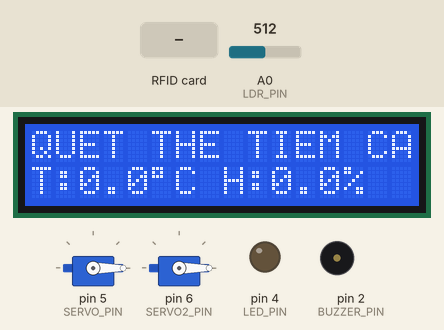
Simulated run of this sketch. Board: Arduino Uno, built with avr-gcc and run on an emulated ATmega328P. Shown: 2 × servo, 16×2 character LCD, output pins drawn as LEDs (lit = HIGH), buzzer (waves = sounding, pin HIGH). Wiring (inferred from the names in the program): IR receiver: data pin 3. The inputs (shaded band) are chosen by the test bench; at power-on: A0 (LDR_PIN) = 512. Pins used as bus, display or sensor lines are not drawn; what the sketch prints to the serial monitor is not drawn.

Above: at 2.8 s.
2.9 s: RFID card 27 1B 4A 01 held to the reader
At 3.6 s:
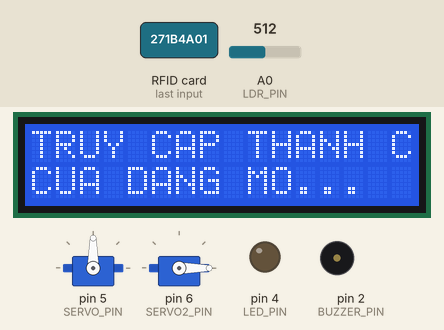
5.9 s: RFID card 5E 7A 19 C4 held to the reader
At 7.4 s:
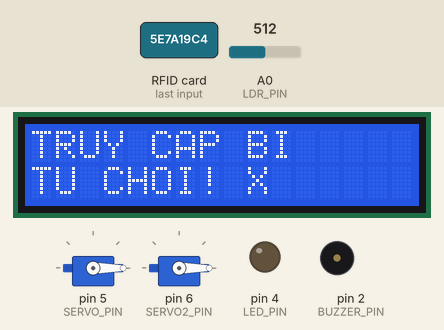
8.9 s: A0 (LDR_PIN) set to 317
11.9 s: A0 (LDR_PIN) set to 290
At 12.4 s:
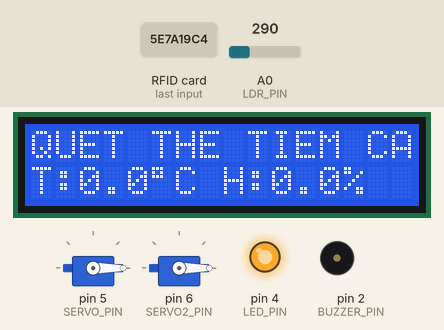
13.4 s: RFID card 94 80 B4 05 held to the reader
At 14.2 s:
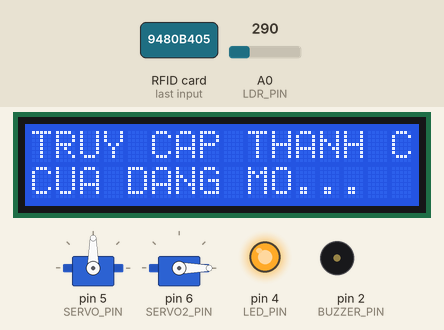
16.4 s: A0 (LDR_PIN) set to 306
At 17.0 s:
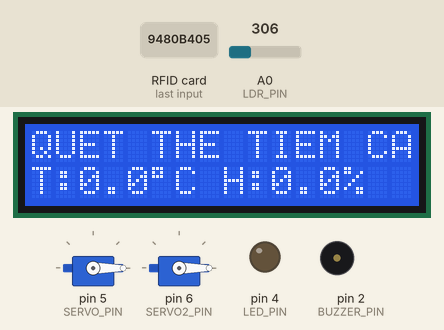
Timing chart, 0 to 18.9 s (numbered marks = the images above; inputs shaded):
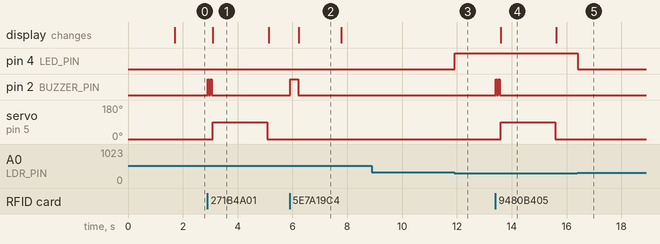

The sketch:

unoMQTTSmartHome.ino
```cpp
#include <SPI.h>
#include <MFRC522.h>
#include <Wire.h>
#include <LiquidCrystal_I2C.h>
#include <Servo.h>

#define SS_PIN 10
#define RST_PIN 9
#define BUZZER_PIN 2
#define SERVO_PIN 5
#define SERVO2_PIN 6
#define IR_PIN 3
#define LED_PIN 4
#define LDR_PIN A0

#define LOCK_ANGLE 0
#define UNLOCK_ANGLE 90
#define UNLOCK_DURATION 2000
#define DARK_THRESHOLD 300

MFRC522 mfrc522(SS_PIN, RST_PIN);
LiquidCrystal_I2C lcd(0x27, 16, 2);
Servo doorServo;
Servo motionServo;

byte validCards[][4] = {
  {0x27, 0x1B, 0x4A, 0x01},
  {0x94, 0x80, 0xB4, 0x05}
};
const int CARD_COUNT = sizeof(validCards) / sizeof(validCards[0]);

float currentTemperature = 0.0;
float currentHumidity = 0.0;
String lightStatus = "OFF";
String doorStatus = "LOCK";
String garageStatus = "LOCK";
String motionStatus = "NONE";

const long SEND_STATUS_INTERVAL = 1000;
unsigned long lastStatusSend = 0;
bool isLcdDefault = false;

void updateDefaultLcd() {
  lcd.setCursor(0, 0);
  lcd.print("QUET THE TIEM CAN");

  lcd.setCursor(0, 1);
  lcd.print("T:");
  lcd.print(currentTemperature, 1);
  lcd.print((char)223);
  lcd.print("C H:");
  lcd.print(currentHumidity, 1);
  lcd.print("%   ");
  isLcdDefault = true;
}

bool compareArrays(byte *a, byte *b, byte size) {
  for (byte i = 0; i < size; i++) {
    if (a[i] != b[i]) {
      return false;
    }
  }
  return true;
}

bool checkAccess(byte *scannedUID) {
  for (int i = 0; i < CARD_COUNT; i++) {
    if (compareArrays(scannedUID, validCards[i], 4)) {
      return true;
    }
  }
  return false;
}

void beepBuzzer(int durationMs) {
  digitalWrite(BUZZER_PIN, HIGH);
  delay(durationMs);
  digitalWrite(BUZZER_PIN, LOW);
}

void parseIncomingData() {
  while (Serial.available()) {
    String data = Serial.readStringUntil('\n');
    data.trim();

    if (data.startsWith("T") && data.indexOf(",H") != -1) {
      int tempStartIndex = data.indexOf('T') + 1;
      int tempEndIndex = data.indexOf(',');
      int humStartIndex = data.indexOf('H') + 1;

      String tempStr = data.substring(tempStartIndex, tempEndIndex);
      currentTemperature = tempStr.toFloat();

      String humStr = data.substring(humStartIndex);
      currentHumidity = humStr.toFloat();

      Serial.print("NHAN DU LIEU T/H: T=");
      Serial.print(currentTemperature);
      Serial.print(", H=");
      Serial.println(currentHumidity);
      isLcdDefault = false;
    } else if (data.startsWith("HOME_DOOR:")) {
      String action = data.substring(10);

      if (action == "ON") {
        doorServo.write(UNLOCK_ANGLE);
        doorStatus = "UNLOCK";
        Serial.println("LENH: Mo Cua Nha");
      } else if (action == "OFF") {
        doorServo.write(LOCK_ANGLE);
        doorStatus = "LOCK";
        Serial.println("LENH: Khoa Cua Nha");
      }

    } else if (data.startsWith("GARA_DOOR:")) {
      String action = data.substring(10);

      if (action == "ON") {
        motionServo.write(UNLOCK_ANGLE);
        garageStatus = "UNLOCK";
        Serial.println("LENH: Mo Cua Gara");
      } else if (action == "OFF") {
        motionServo.write(LOCK_ANGLE);
        garageStatus = "LOCK";
        Serial.println("LENH: Khoa Cua Gara");
      }

    } else if (data.startsWith("GARA_LIGHT:")) {
      String action = data.substring(11);

      if (action == "ON") {
        digitalWrite(LED_PIN, HIGH);
        lightStatus = "ON";
        Serial.println("LENH: Bat Den Gara");
      } else if (action == "OFF") {
        digitalWrite(LED_PIN, LOW);
        lightStatus = "OFF";
        Serial.println("LENH: Tat Den Gara");
      }
    }
  }
}

void sendStatusToESP() {
  String statusMessage = "L:" + lightStatus +
                         ",D:" + doorStatus +
                         ",G:" + garageStatus +
                         ",M:" + motionStatus;

  Serial.println(statusMessage);
  Serial.print("GUI TRANG THAI: ");
  Serial.println(statusMessage);
}


void setup() {
  Serial.begin(9600);
  SPI.begin();
  mfrc522.PCD_Init();

  pinMode(BUZZER_PIN, OUTPUT);
  digitalWrite(BUZZER_PIN, LOW);

  pinMode(IR_PIN, INPUT);

  pinMode(LED_PIN, OUTPUT);
  digitalWrite(LED_PIN, LOW);

  doorServo.attach(SERVO_PIN);
  doorServo.write(LOCK_ANGLE);

  motionServo.attach(SERVO2_PIN);
  motionServo.write(LOCK_ANGLE);

  lcd.init();
  lcd.backlight();
  lcd.clear();

  lcd.print("HE THONG KHOA");
  lcd.setCursor(0, 1);
  lcd.print("DA KHOI DONG");
  delay(1500);

  Serial.println("System Initialized. Door Locked.");
  isLcdDefault = false;
}


void loop() {
  parseIncomingData();

  int lightValue = analogRead(LDR_PIN);
  if (lightValue < DARK_THRESHOLD) {
    if (digitalRead(LED_PIN) == LOW) {
      digitalWrite(LED_PIN, HIGH);
      lightStatus = "ON";
    }
  } else {
    digitalWrite(LED_PIN, LOW);
    lightStatus = "OFF";
  }

  int motionState = digitalRead(IR_PIN);
  if (motionState == LOW) {
    motionStatus = "DETECT";

    if (motionServo.read() == LOCK_ANGLE) {
      Serial.println("CHUYEN DONG PHAT HIEN! MO SERVO 2.");

      beepBuzzer(50);

      if (!mfrc522.PICC_IsNewCardPresent()) {
          isLcdDefault = false;
          lcd.clear();
          lcd.print("CHUYEN DONG...");
          lcd.setCursor(0, 1);
          lcd.print("MO SERVO PHU");
      }

      motionServo.write(UNLOCK_ANGLE);
      garageStatus = "UNLOCK";

      delay(2000);

      motionServo.write(LOCK_ANGLE);
      garageStatus = "LOCK";
      Serial.println("Servo 2 da dong.");
      isLcdDefault = false;
    }
  } else {
    motionStatus = "NONE";
  }

  if (mfrc522.PICC_IsNewCardPresent()) {
    if (mfrc522.PICC_ReadCardSerial()) {
      isLcdDefault = false;

      if (checkAccess(mfrc522.uid.uidByte)) {

        if (motionState == HIGH) {

          Serial.println("TRUY CAP THANH CONG! MO KHOA.");

          beepBuzzer(50);
          delay(50);
          beepBuzzer(50);

          lcd.clear();
          lcd.print("TRUY CAP THANH CONG");
          lcd.setCursor(0, 1);
          lcd.print("CUA DANG MO...");
          doorServo.write(UNLOCK_ANGLE);
          doorStatus = "UNLOCK";

          delay(UNLOCK_DURATION);

          doorServo.write(LOCK_ANGLE);
          doorStatus = "LOCK";
          Serial.println("Cua da dong.");

        } else {

          Serial.println("THE DUNG NHUNG CO CHUYEN DONG!");

          beepBuzzer(150);

          lcd.clear();
          lcd.print("THE DUNG/CO DONG");
          lcd.setCursor(0, 1);
          lcd.print("MO CUA BI TU CHOI");

          delay(1500);
        }

      } else {

        Serial.println("TRUY CAP BI TU CHOI!");

        beepBuzzer(300);

        lcd.clear();
        lcd.print("TRUY CAP BI");
        lcd.setCursor(0, 1);
        lcd.print("TU CHOI! X");

        delay(1500);
      }

      mfrc522.PICC_HaltA();
      mfrc522.PCD_StopCrypto1();
      isLcdDefault = false;
    }
  }

  if (!isLcdDefault) {
    updateDefaultLcd();
  }

  unsigned long currentMillis = millis();
  if (currentMillis - lastStatusSend >= SEND_STATUS_INTERVAL) {
    lastStatusSend = currentMillis;
    sendStatusToESP();
  }
}
```

Measured:
- the behaviour switches between 300 and 299 on A0 (LDR_PIN) (found by bisection; images 2 and 3)
- after the input at 2.9 s, pin 2 (BUZZER_PIN): alternates HIGH for 0.05 s and LOW for 0.05 s, 4 changes in all, then stays LOW, starting at once; servo on pin 5 (SERVO_PIN): 0° → 90° after 0.19 s, → 0° 2.0 s later; the display: changes after 0.19 s (image 1)
- after the input at 5.9 s, pin 2 (BUZZER_PIN): LOW → HIGH at once, → LOW 0.30 s later; the display: changes after 0.34 s (image 2)
- after the input at 8.9 s, every drawn part: stays the same
- after the input at 11.9 s, pin 4 (LED_PIN): LOW → HIGH at once
- after the input at 13.4 s, pin 2 (BUZZER_PIN): alternates HIGH for 0.05 s and LOW for 0.05 s, 4 changes in all, then stays LOW, starting at once; servo on pin 5 (SERVO_PIN): 0° → 90° after 0.19 s, → 0° 2.0 s later; the display: changes after 0.19 s (image 4)
- after the input at 16.4 s, pin 4 (LED_PIN): HIGH → LOW at once
- what the display in image 1 shows lasts 2.0 s, from 3.1 s to 5.1 s
